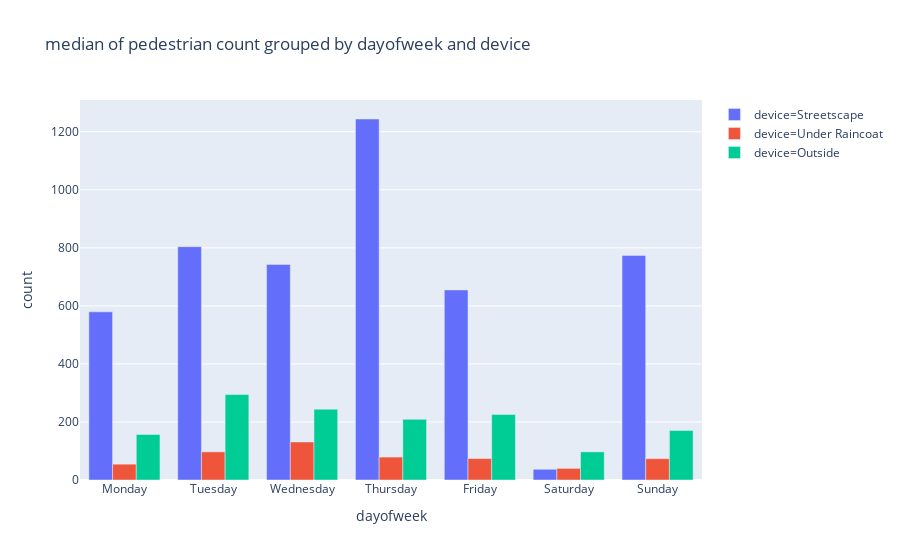

The code cell stored with this chart in its notebook:
### Code cell
_ = interact(plot_avg, 
             groupby=widgets.RadioButtons(options=['device', 'zone'], value='device'),
             metric=widgets.Dropdown(options=metric_list, value='count'),
             timegroup=widgets.Dropdown(options=['hour', 'dayofweek', 'month'], value='dayofweek'))

### Figure 1 — Plotly figure (JSON) as saved in the notebook; plotly's stock layout.template omitted (floating-point values rounded to 4 significant figures)
{"data": [{"alignmentgroup": "True", "hoverlabel": {"namelength": 0}, "hovertemplate": "device=Streetscape<br>dayofweek=%{x}<br>count=%{y}", "legendgroup": "device=Streetscape", "marker": {"color": "#636efa"}, "name": "device=Streetscape", "offsetgroup": "device=Streetscape", "orientation": "v", "showlegend": true, "textposition": "auto", "type": "bar", "x": ["Friday", "Monday", "Saturday", "Sunday", "Thursday", "Tuesday", "Wednesday"], "xaxis": "x", "y": [655, 579.5, 37, 774, 1244, 804, 743], "yaxis": "y"}, {"alignmentgroup": "True", "hoverlabel": {"namelength": 0}, "hovertemplate": "device=Under Raincoat<br>dayofweek=%{x}<br>count=%{y}", "legendgroup": "device=Under Raincoat", "marker": {"color": "#EF553B"}, "name": "device=Under Raincoat", "offsetgroup": "device=Under Raincoat", "orientation": "v", "showlegend": true, "textposition": "auto", "type": "bar", "x": ["Friday", "Monday", "Saturday", "Sunday", "Thursday", "Tuesday", "Wednesday"], "xaxis": "x", "y": [74, 54.5, 40, 73.5, 79, 97, 131], "yaxis": "y"}, {"alignmentgroup": "True", "hoverlabel": {"namelength": 0}, "hovertemplate": "device=Outside<br>dayofweek=%{x}<br>count=%{y}", "legendgroup": "device=Outside", "marker": {"color": "#00cc96"}, "name": "device=Outside", "offsetgroup": "device=Outside", "orientation": "v", "showlegend": true, "textposition": "auto", "type": "bar", "x": ["Friday", "Monday", "Saturday", "Sunday", "Thursday", "Tuesday", "Wednesday"], "xaxis": "x", "y": [226, 157, 97, 170.5, 209, 294.5, 244], "yaxis": "y"}], "layout": {"barmode": "group", "legend": {"tracegroupgap": 0}, "title": {"text": "median of pedestrian count grouped by dayofweek and device"}, "xaxis": {"anchor": "y", "categoryarray": ["Monday", "Tuesday", "Wednesday", "Thursday", "Friday", "Saturday", "Sunday"], "categoryorder": "array", "domain": [0, 1], "title": {"text": "dayofweek"}}, "yaxis": {"anchor": "x", "domain": [0, 1], "title": {"text": "count"}}}}
